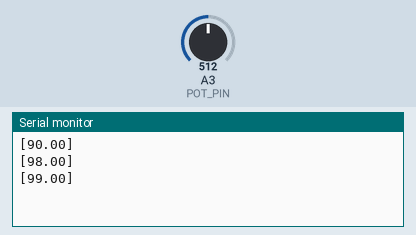
The sketch below on a simulated Arduino Uno, built with avr-gcc and run on an emulated ATmega328P. On the bench: the last lines printed to the serial monitor. Inputs (shaded band) come from the test bench; at power-on: A3 (POT_PIN) = 512.

Above: at 1.2 s.
1.3 s: A3 (POT_PIN) set to 716
At 2.5 s:
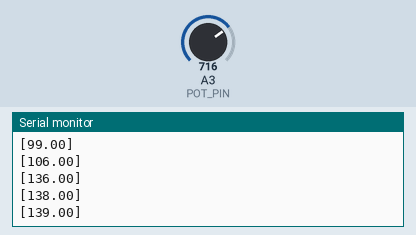
2.8 s: A3 (POT_PIN) set to 900
At 3.9 s:
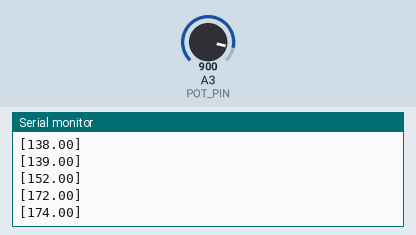
Timing chart, 0 to 5.8 s (numbered marks = the images above; inputs shaded):
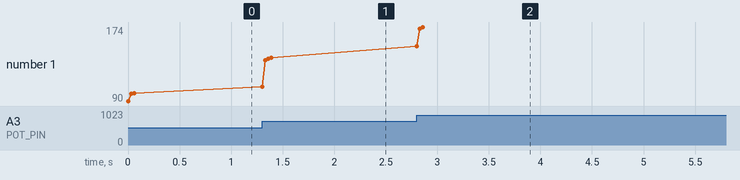

Measured:
- after the input at 1.3 s, the serial monitor: prints a new line at once (image 1)
- after the input at 2.8 s, the serial monitor: prints a new line at once (image 2)
- plotted number 1: 99 → 139 after the input at 1.3 s, 139 → 174 after the input at 2.8 s

The sketch:

XX_HC-12_05_tx.ino
```cpp
/**
 * HC-12 Demo #3
 * Transmitter
 * Capture potentiometer signals, convert to angles, and transmit
 */

#include <SoftwareSerial.h>

#define HC12_TX 10
#define HC12_RX 11
#define POT_PIN A3 // analog input

const int potCtrMax = 10;
const int potMin = 0;
const int potMax = 1023;
const float angleMin = 1.; // degrees
const float angleMax = 179.; // degrees
const int txDelayMs = 20; // delay between transmits

int potCtr = 0;
int potVal = 0;
float angleValPrev = angleMin;
float angleVal = angleMin;
String txtStr = "";

SoftwareSerial hc12(HC12_TX,HC12_RX);

void setup() {
  Serial.begin(9600);
  hc12.begin(9600);

  pinMode(POT_PIN, INPUT);
}

void loop() {
  // capture potentiometer value
  potVal += analogRead(POT_PIN);
  potCtr++;

  // compute the angle value only after 'potCtrMax' times to smooth out the value
  if (potCtr >= potCtrMax){
    potVal = potVal / potCtrMax; // get the average
    potCtr = 0;

    if (potVal >= potMin && potVal <= potMax){
      angleVal = map(potVal, potMin, potMax, angleMin, angleMax);

      // transmit only when there is a change in value
      // otherwise, the receiving will keep receiving a stream of values and
      // will not exit the while loop
      if (angleVal != angleValPrev){
        txtStr = "[" + String(angleVal) + "]";

        Serial.println(txtStr);
        hc12.print(txtStr);
        delay(txDelayMs);

        angleValPrev = angleVal;
      }

    }
  }
}
```
